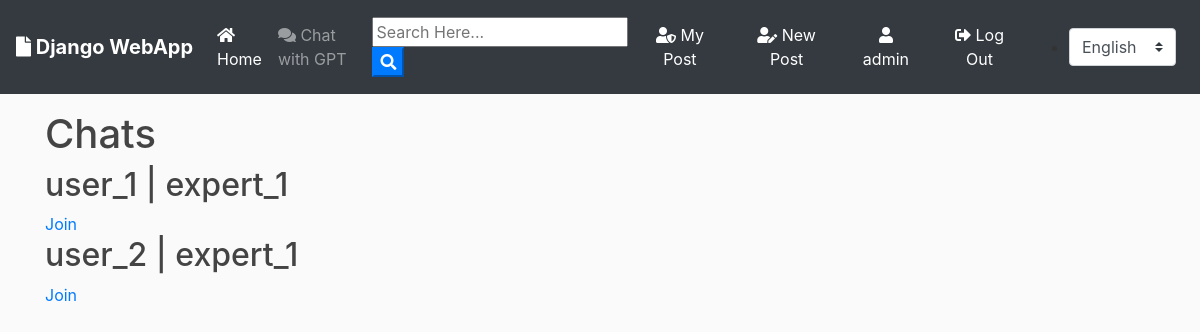
Page /rooms/ (signed in) on the committed database.
### users/models.py (models this page shows, shortened)
class User(AbstractUser):
    CUSTOMER = 1
    EXPERT = 2
    PSYCHOLOGIST = 3
    ROLE_CHOICES = (
        (CUSTOMER, 'Пользователь'),
        (EXPERT, 'Эксперт'),
        (PSYCHOLOGIST, 'Психолог'),
    )
    role = models.PositiveSmallIntegerField(
        choices=ROLE_CHOICES, default=CUSTOMER)
    USERNAME_FIELD = 'username'
    REQUIRED_FIELDS = []
    objects = UserManager()
    def __str__(self,):
        return self.username

### blog/models.py (models this page shows)
class Room(models.Model):
    customer = models.ForeignKey(User, on_delete=models.CASCADE, related_name='customer_rooms')
    specialist = models.ForeignKey(User, on_delete=models.CASCADE, related_name='specialist_rooms')

### blog/views.py (the view)
# urls.py: path('rooms/', views.rooms, name='rooms'),
def rooms(request):
    rooms = Room.objects.all()
    return render(request, 'blog/rooms.html', {'rooms': rooms})

### blog/templates/blog/rooms.html (shortened to what this page needs)
{% extends 'blog/base.html' %}
{% load i18n %}
{% block content %}
<div class="hero">
    <div class="hero-body">
        <h1 class="title has-text-centered has-text-white">{% trans "Chats" %}</h1>
    </div>
</div>
<section class="section has-text-white">
    <div class="columns is-multiline">
        {% for room in rooms %}
        <div class="column is-4 has-text-centered">
            <div class="box">
                <h2 class="subtitle">{{ room.customer.username }} | {{ room.specialist.username }}</h2>
                <a href="{% url 'room' room.customer_id room.specialist_id %}">{% trans "Join" %}</a>
            </div>
        </div>
        {% endfor %}
    </div>
</section>
{% endblock %}

### blog/templates/blog/base.html (shortened to what this page needs)
{% load static %}
{% load i18n %}
<!doctype html>
<html lang="en">
<head>
  <link rel="stylesheet" href="https://stackpath.bootstrapcdn.com/bootstrap/4.3.1/css/bootstrap.min.css"
>
  <link rel="stylesheet" href="https://use.fontawesome.com/releases/v5.8.1/css/all.css">
  <link rel="stylesheet" href="{% static 'blog/main.css' %}">
</head>
<body>
  {% get_current_language as CURRENT_LANGUAGE %}
  {% get_available_languages as AVAILABLE_LANGUAGES %}
  {% get_language_info_list for AVAILABLE_LANGUAGES as languages %}
  <nav class="navbar navbar-expand-lg navbar-dark bg-dark">
    <a class="navbar-brand font-weight-bold" href="{% url 'home' %}"><i class="fas fa-file"></i> {% trans "Django WebApp" %}</a>
    <div class="collapse navbar-collapse" id="navbarSupportedContent">
      <ul class="navbar-nav mr-auto">
        <li class="nav-item active">
          <a class="nav-link" href="{% url 'home' %}"><i class="fas fa-home"></i> {% trans "Home" %} </a>
        </li>
        {% if user.is_authenticated %}
        <li>
          <a class="nav-link" href="{% url 'chat' %}"><i class="fas fa-comments"></i> {% trans "Chat with GPT" %} </a>
        </li>
        {% endif %}
      </ul>
      <form id="searchform" action="{% url 'posts' %}" method="get">
        <input type="text" name="q" type="text" value="{{ request.GET.q }}" placeholder="{% trans 'Search Here...' %}" />
        <button type="button" onclick="searchform.submit()" class=" text-white my-color btn-primary"><i
            class="fa fa-search"></i></button>
      </form>
      {% if user.is_authenticated %}
      <a href="{% url 'user-posts' user %}" class="btn text-white m-2"><i class="fas fa-user-shield"></i> {% trans "My Post" %}</a>
      <a href="{% url 'post-create' %} " class="btn text-white m-2"><i class="fas fa-user-edit"></i> {% trans "New Post" %}</a>
      <a href="{% url 'profile' %} " class="btn text-white m-2"><i class="fas fa-user"></i> {{ user.username }}</a>
      <a href="{% url 'logout' %} " class="btn text-white m-2"><i class="fas fa-sign-out-alt"></i> {% trans "Log Out" %}</a>
      {% else %}
      <a href="{% url 'login' %} " class="btn text-white m-2"><i class="fas fa-user-tie"></i> {% trans "Log In" %}</a>
      <a href="{% url 'register' %} " class="btn text-white m-2"> <i class="fas fa-sign-in-alt"></i> {% trans "Sign Up" %}</a>
      {% endif %}
      <ul>
        <li class="nav-item dropdown">
          <form id="language-form" class="form-inline my-2 my-lg-0" action="{% url 'set_language' %}" method="post">
            <select id="language-select" class="custom-select mr-sm-2" name="language">
              {% for language in languages %}
              <option value="{{ language.code }}" {% if language.code == CURRENT_LANGUAGE %}selected{% endif %}>
                {{ language.name_local }}
              </option>
              {% endfor %}
            </select>
          </form>
        </li>
      </ul>
    </div>
  </nav>
  <div class="container my-bg mt-3">
    {% block content %}
    {% endblock %}
  </div>
</body>
</html>

### blog/static/blog/main.css (style rules this page uses)
body { background: #fafafa; color: #333333; margin-top: 0; }
h1, h2, h3, h4, h5, h6 { color: #444444; }
ul { margin: 0; }

### rows in the picture
User: username "admin"
Room: customer.username "user_1", specialist.username "expert_1"
Room: customer.username "user_2", specialist.username "expert_1"

### other values in the picture
form field language "English"
